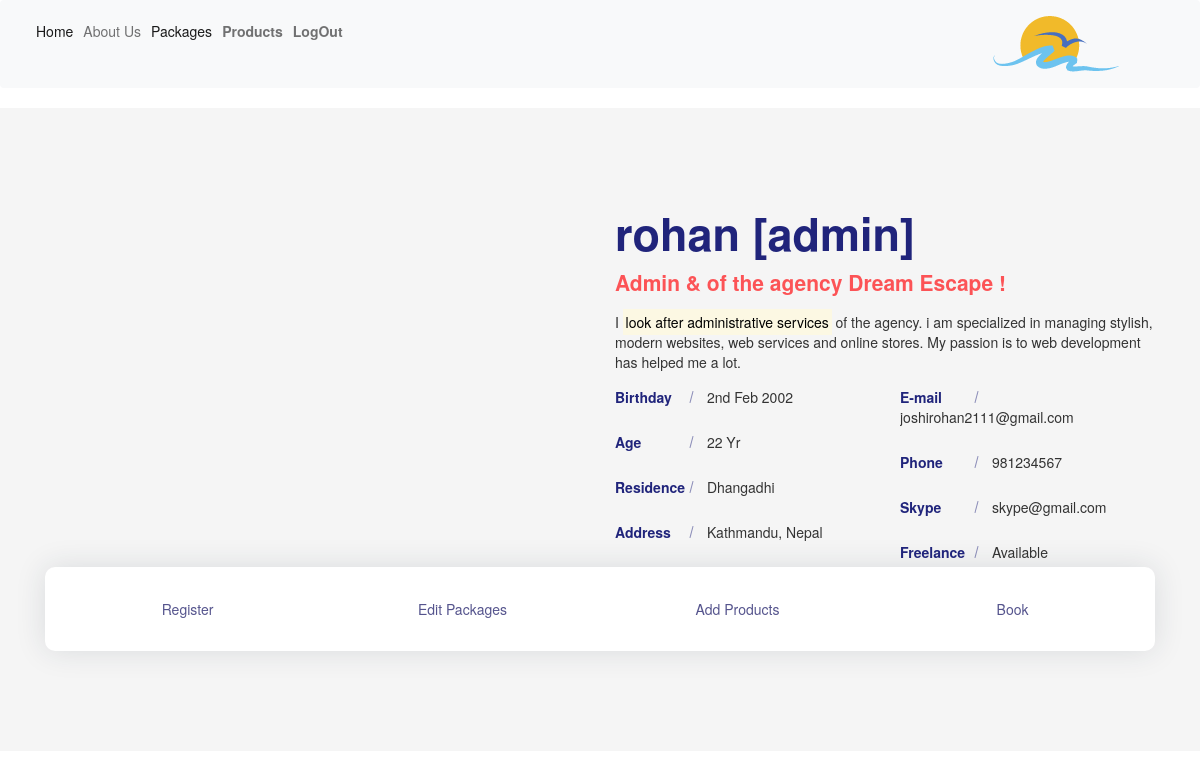
The app's page /dashboard.php (signed in) with its own data.
### tables this page shows
CREATE TABLE `customer` (
  `id` int(11) NOT NULL,
  `username` text NOT NULL,
  `email` varchar(32) NOT NULL,
  `password` varchar(40) NOT NULL,
  `repassword` varchar(40) NOT NULL,
  `usertype` varchar(20) NOT NULL DEFAULT 'user'
);

### dashboard.php (the view, shortened to what this page needs)
<?php
$userid = $_SESSION['userid'];
include('database.php');
$query = "select * from customer where id ='$userid'";
$result =$conn->query($query);
$datauser = $result->fetch_assoc();
?>
<!DOCTYPE html>
<html lang="en">
<head>
    <link rel="stylesheet" href="dashboard.css">
     <link rel="stylesheet" href="https://cdnjs.cloudflare.com/ajax/libs/font-awesome/5.15.4/css/all.min.css">
    <link rel="stylesheet" href="https://cdn.jsdelivr.net/npm/bootstrap@5.2.0-beta1/dist/css/bootstrap.min.css"  rel="stylesheet"
>
</head>
<body>
<?php include('navbar.php'); ?>
<link href="//maxcdn.bootstrapcdn.com/bootstrap/3.3.0/css/bootstrap.min.css" rel="stylesheet" id="bootstrap-css">
<link href="https://maxcdn.bootstrapcdn.com/font-awesome/4.6.3/css/font-awesome.min.css" rel="stylesheet">
<body class="home">
<section class="section about-section gray-bg" id="about">
            <div class="container">
                <div class="row align-items-center flex-row-reverse">
                    <div class="col-lg-6">
                        <div class="about-text go-to">
                            <h3 class="dark-color"><?php echo $datauser['username'] ; ?> <span>[<?php echo $datauser['usertype'];?>]</span> </h3>
                            <?php if((isset($_SESSION['ticket']) && $_SESSION['usertype']=="admin"))
                                { ?>
                           <h6 class="theme-color lead">Admin &amp; of the agency Dream Escape !</h6>
                            <a>I <mark>look after administrative services</mark>  of the agency. i am specialized in managing stylish, modern websites, web services and online stores. My passion is to web development has helped me a lot.</a>
                               <?php }
                               else{
                                    ?>
                          <p></p>
                          <a>I <mark>like to travel various parts of Nepal.</mark> services for customers of all sizes, specializing in creating stylish, modern websites, web services and online stores. My passion is to design digital user experiences through the bold interface and meaningful interactions.</a>
                          <?php } ?>
                            <div class="row about-list">
                                <div class="col-md-6">
                                    <div class="media">
                                        <label>Birthday</label>
                                        <a>2nd Feb 2002</a>
                                    </div>
                                    <div class="media">
                                        <label>Age</label>
                                        <a>22 Yr</a>
                                    </div>
                                    <div class="media">
                                        <label>Residence</label>
                                        <a>Dhangadhi</a>
                                    </div>
                                    <div class="media">
                                        <label>Address</label>
                                        <a>Kathmandu, Nepal</a>
                                    </div>
                                </div>
                                <div class="col-md-6">
                                    <div class="media">
                                        <label>E-mail</label>
                                        <a><?php echo $datauser['email']; ?></a>
                                    </div>
                                    <div class="media">
                                        <label>Phone</label>
                                        <a>981234567</a>
                                    </div>
                                    <div class="media">
                                        <label>Skype</label>
                                        <a>skype@gmail.com</a>
                                    </div>
                                    <div class="media">
                                        <label>Freelance</label>
                                        <a>Available</a>
                                    </div>
                                </div>
                            </div>
                        </div>
                    </div>
                    <div class="col-lg-6">
                        <div class="about-avatar">
                        </div>
                    </div>
                </div>
                <div class="counter">
                    <div class="row">
                        <div class="col-6 col-lg-3">
                            <div class="count-data text-center">
                            <?php if((isset($_SESSION['ticket']) && $_SESSION['usertype']=="admin"))
                                { ?>
                                    <a class="m-0px font-w-600 text" href="register.php">Register</a>
                               <?php }
                               else{
                                    ?>
                                <h6 class="count h2" data-to="850" data-speed="850">500</h6>
                                <a class="m-0px font-w-600 text" href="#">Happy Clients</a>
                                 <?php } ?>
                            </div>
                        </div>
                        <div class="col-6 col-lg-3">
                            <div class="count-data text-center">
                            <?php if((isset($_SESSION['ticket']) && $_SESSION['usertype']=="admin"))
                                { ?>
                                    <a class="m-0px font-w-600 text" href="trips.php">Edit Packages</a>
                               <?php }
                               else{
                                    ?>
                                <h6 class="count h2" data-to="850" data-speed="850">4</h6>
                                <a class="m-0px font-w-600 text" href="index.php#des"> View Packages</a>
                                 <?php } ?>
                            </div>
                        </div>
                        <div class="col-6 col-lg-3">
                            <div class="count-data text-center">
                                <?php if((isset($_SESSION['ticket']) && $_SESSION['usertype']=="admin"))
                                { ?>
                                    <a class="m-0px font-w-600 text" href="products.php"> Add Products</a>
                               <?php }
                               else{
                                    ?>
                                <h6 class="count h2" data-to="850" data-speed="850">3</h6>
                                <a class="m-0px font-w-600 text" href="aboutus.php"> Branches</a>
                                 <?php } ?>
                            </div>
                        </div>
                        <div class="col-6 col-lg-3">
                            <div class="count-data text-center">
                            <?php if((isset($_SESSION['ticket']) && $_SESSION['usertype']=="admin"))
                                { ?>
                                    <a class="m-0px font-w-600 text" href="booked_data.php">Book</a>
                               <?php }
                               else{
                                    ?>
                                <h6 class="count h2" data-to="850" data-speed="850">1</h6>
                                <a class="m-0px font-w-600 text" href="booking.php"> Book</a>
                                 <?php } ?>
                               </div>
                            </div>
                        </div>
                    </div>
                </div>
        </section>
</body>
</html>

### dashboard.css (style rules this page uses)
body { color: #6F8BA4; margin-top:20px; }
.section { padding: 100px 0; position: relative; }
.gray-bg { background-color: #f5f5f5; }
.about-text h3 { font-size: 45px; font-weight: 700; margin: 0 0 6px; }
.about-text h6 { font-weight: 600; margin-bottom: 15px; }
.about-list { padding-top: 10px; }
.about-list .media { padding: 5px 0; }
.about-list label { color: #20247b; font-weight: 600; width: 88px; margin: 0; position: relative; }
.about-list label:after { content: ""; position: absolute; top: 0; bottom: 0; right: 11px; width: 1px; height: 12px; background: #20247b; -moz-transform: rotate(15deg); -o-transform: rotate(15deg); -ms-transform: rotate(15deg); -webkit-transform: rotate(15deg); transform: rotate(15deg); margin: auto; opacity: 0.5; }
.about-section .counter { padding: 22px 20px; background: #ffffff; border-radius: 10px; box-shadow: 0 0 30px rgba(31, 45, 61, 0.125); }
.about-section .counter .count-data { margin-top: 10px; margin-bottom: 10px; }
mark { background-image: linear-gradient(rgba(252, 83, 86, 0.6), rgba(252, 83, 86, 0.6)); background-size: 100% 3px; background-repeat: no-repeat; background-position: 0 bottom; background-color: transparent; padding: 0; color: currentColor; }
.theme-color { color: #fc5356; }
.dark-color { color: #20247b; }
.text { text-decoration: none !important; color: #55548d; }

### records on screen
customer: username "rohan", usertype "admin", email "joshirohan2111@gmail.com"
